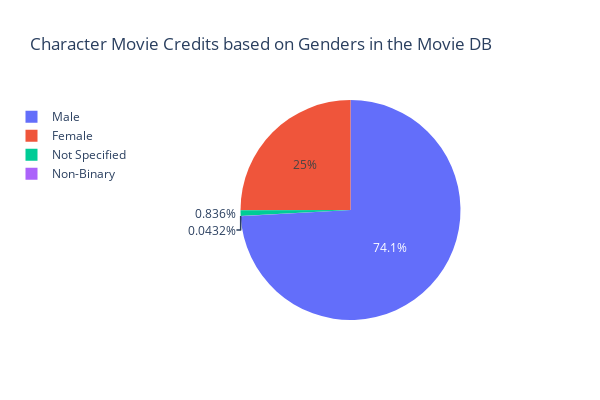

Notebook code for this chart:
### Code cell
fig = px.pie(md, values="Total Credits", names="index", 
            title= "Character Movie Credits based on Genders in the Movie DB",
            width=600, height=400)

fig.update_layout(legend=dict(
    yanchor="top",
    y=0.99,
    xanchor="left",
    x=-0.5
))

fig.show()

### Figure 1 — Plotly figure (JSON) as saved in the notebook; plotly's stock layout.template omitted (floating-point values rounded to 4 significant figures)
{"data": [{"domain": {"x": [0, 1], "y": [0, 1]}, "hovertemplate": "index=%{label}<br>Total Credits=%{value}<extra></extra>", "labels": ["Male", "Female", "Not Specified", "Non-Binary"], "legendgroup": "", "name": "", "showlegend": true, "type": "pie", "values": [154382, 52152, 1741, 90]}], "layout": {"height": 400, "legend": {"tracegroupgap": 0, "x": -0.5, "xanchor": "left", "y": 0.99, "yanchor": "top"}, "title": {"text": "Character Movie Credits based on Genders in the Movie DB"}, "width": 600}}
